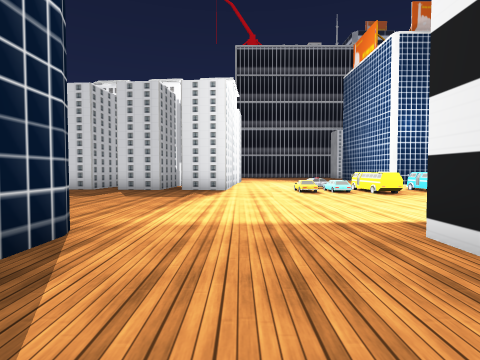
[1] (above)

24 first-person views from a walk through a scene from a Unity 3-D project. The camera is 1.2 m above the floor, tilts 2° down and sees 80° across. The floor is counted in squares, 2 m on a side. Each view is taken from the middle of a square. On the plan, view 1 faces up. The plan holds only what a view shows up to about 9 squares ahead; the rest is blank. The place goes on beyond the plan. Some surface patterns are stand-ins.

[2]
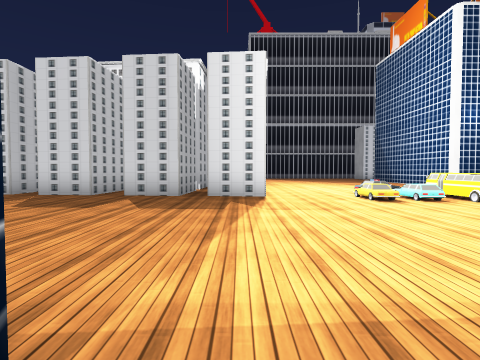

[3]
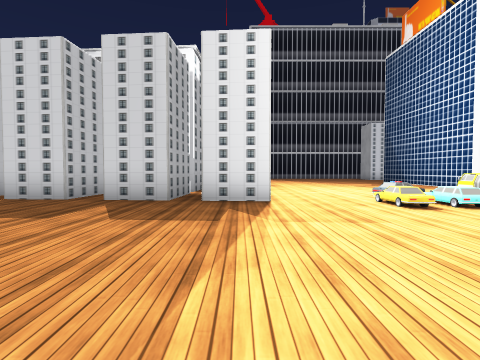

[4]
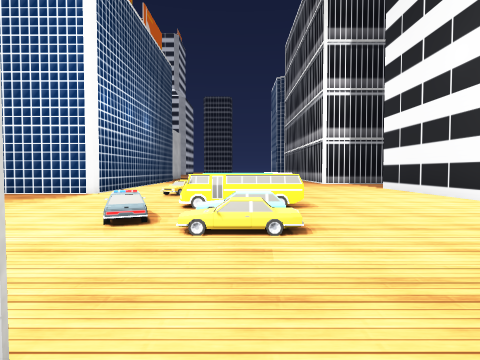

[5]
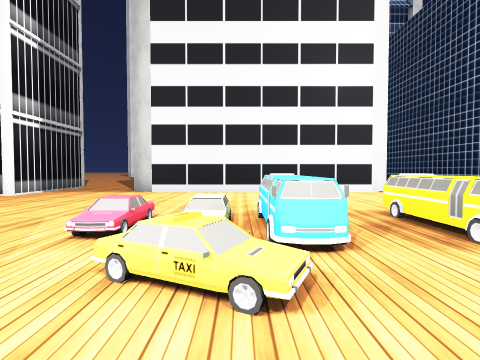

[6]
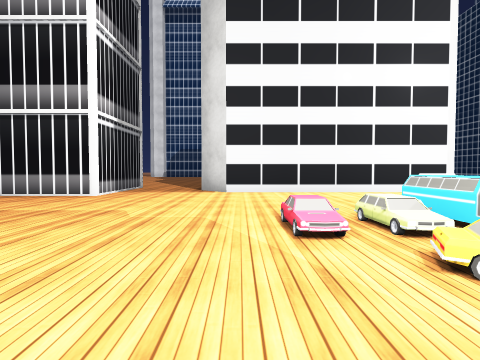

[7]
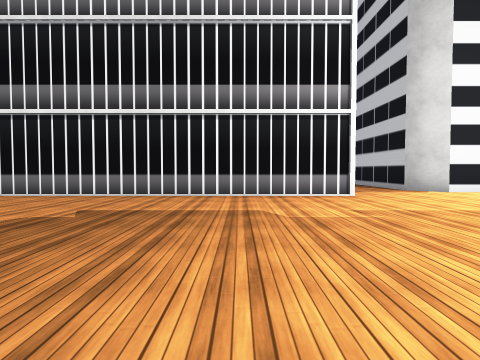

[8]
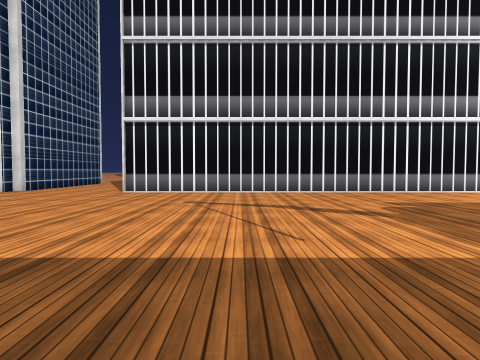

[9]
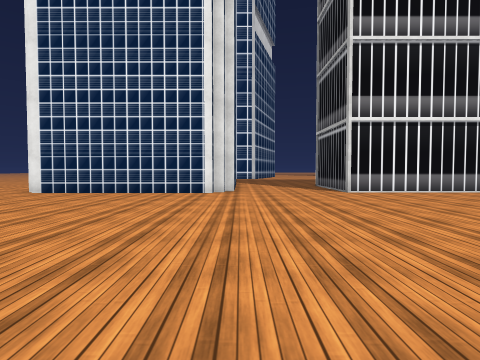

[10]
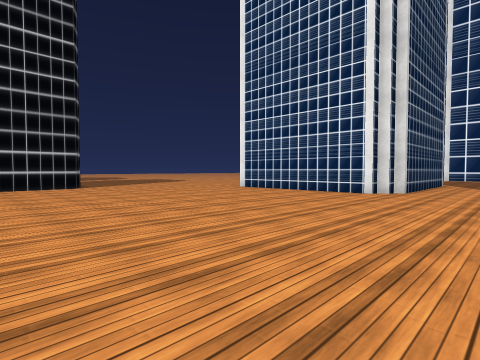

[11]
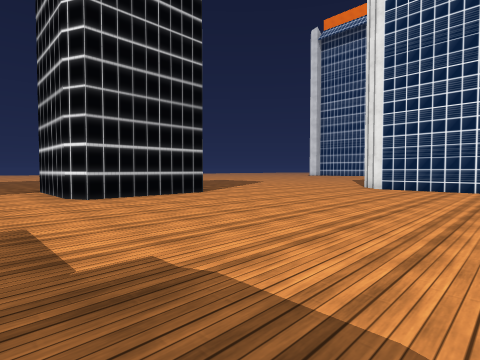

[12]
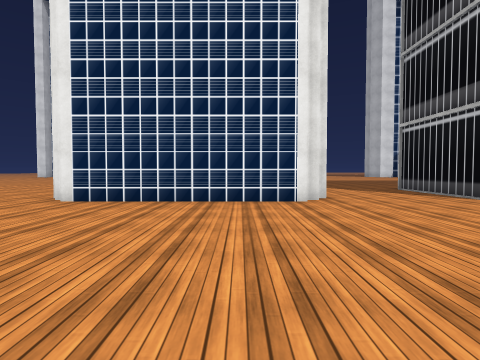

[13]
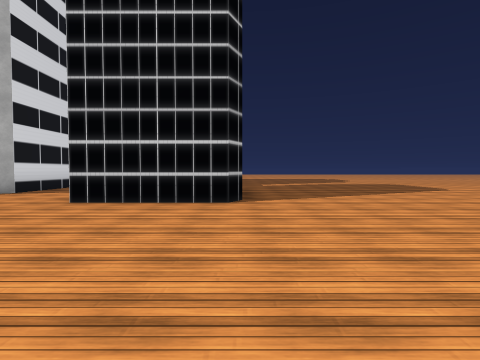

[14]
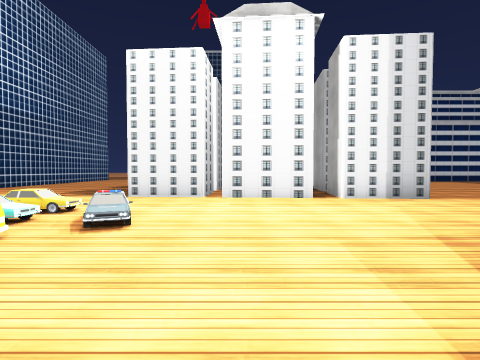

[15]
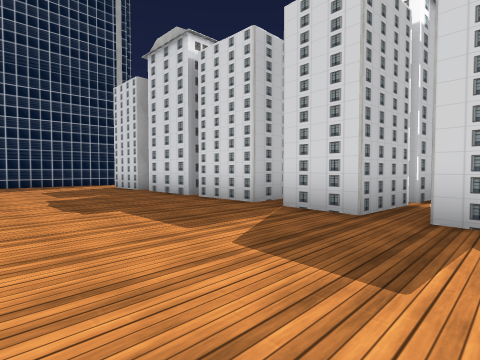

[16]
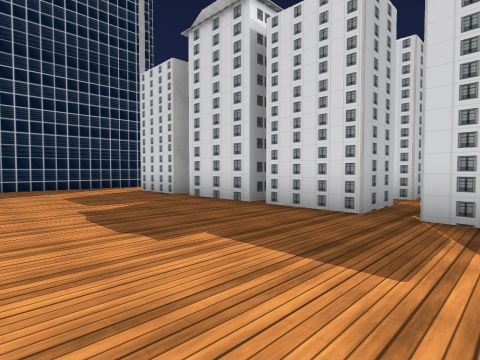

[17]
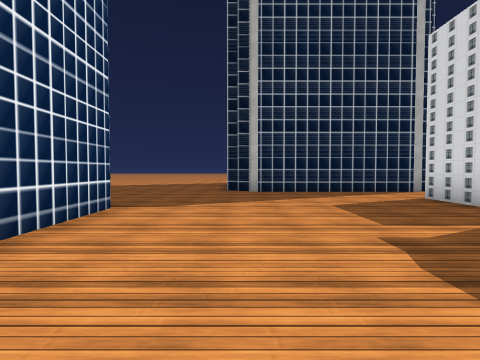

[18]
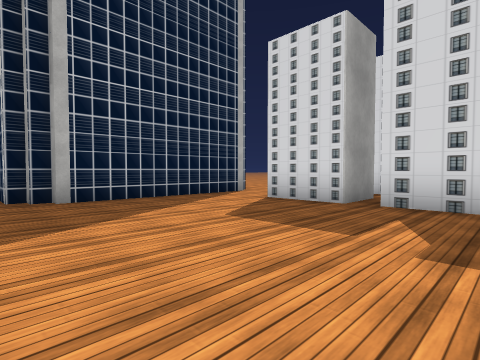

[19]
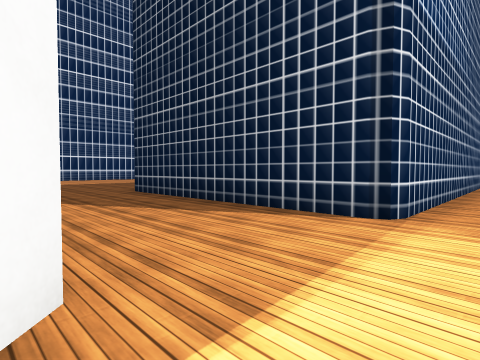

[20]
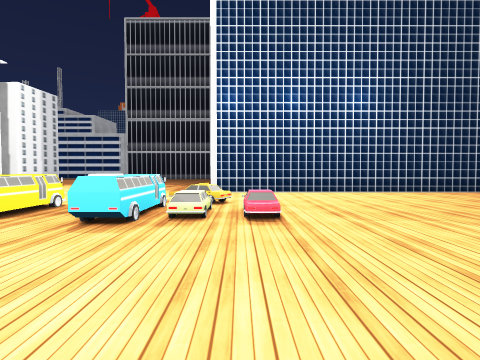

[21]
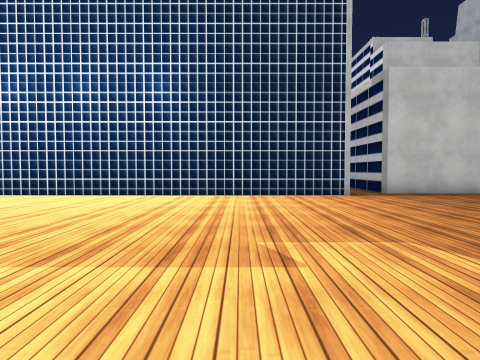

[22]
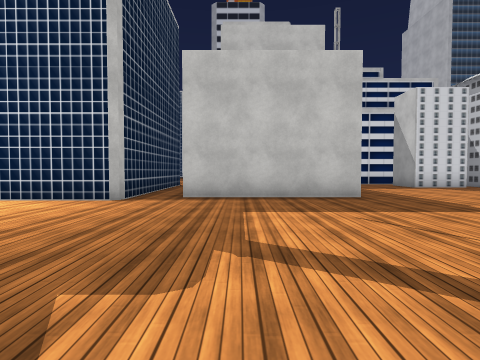

[23]
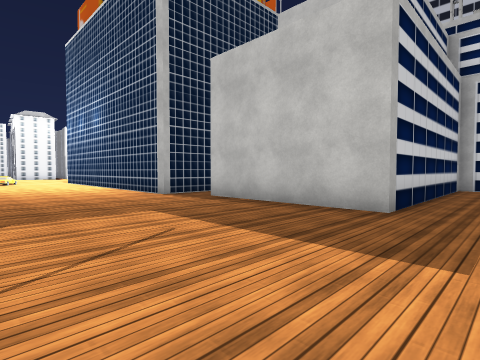

[24]
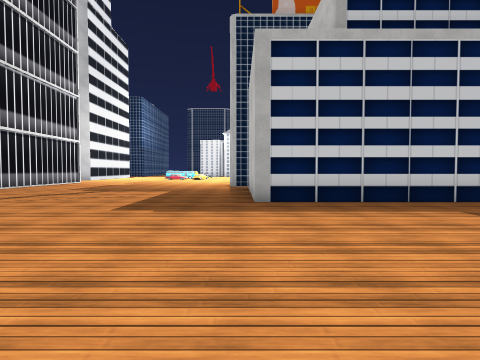

### Floor plan
Key: @ floor where view 1 was taken; # wall or solid block; x gap in a wall; . main floor; : floor 0.5 m higher than the main floor; T taxi; O other object.
Columns run from 16 left of view 1 to 34 right of it. Each row starts with its distance up from view 1.
 15                 #..           #.   #.....
 14                 #...  .#      #.#  #.....  ......
 13     O    O    ..x......#      #.####.....  ........
 12    O#    # #  x##......########...................#
 11          ..#.#.#..................................#
 10  #.O   # O.#.#.#..................................#
  9  #.##.####xO.OO#...OOOT...........................#
  8  #................:OOOO............................
  7  #..................OO.............................
  6  #.................................................
  5 ##.................................................
  4 .........    ...............###########...######...
  3 .....##########...#######...#         #..##     ..
  2 ....          #...#     ##..#         #..#      ...
  1 ..            #...                    ...#       ..
  0               #.@.
 -1               #...
 -2               #...
 -3               #..
 -4               #..
 -5               ...
 -6                ..

Where each view was taken, in squares from view 1:
view 1: 0 up, 0 right, facing up
view 2: 2 up, 1 left, facing up
view 3: 3 up, 1 left, facing up
view 4: 8 up, 1 left, facing right
view 5: 11 up, 6 right, facing down
view 6: 11 up, 8 right, facing down
view 7: 11 up, 14 right, facing down
view 8: 12 up, 19 right, facing down
view 9: 12 up, 25 right, facing down
view 10: 12 up, 23 right, facing down-right
view 11: 14 up, 27 right, facing down-right
view 12: 10 up, 27 right, facing down
view 13: 9 up, 28 right, facing right
view 14: 11 up, 6 right, facing left
view 15: 5 up, 3 left, facing up-left
view 16: 5 up, 5 left, facing up-left
view 17: 5 up, 7 left, facing left
view 18: 4 up, 9 left, facing up-left
view 19: 4 up, 2 right, facing down-left
view 20: 4 up, 7 right, facing up
view 21: 5 up, 12 right, facing up
view 22: 6 up, 17 right, facing up
view 23: 8 up, 21 right, facing up-left
view 24: 12 up, 25 right, facing left
